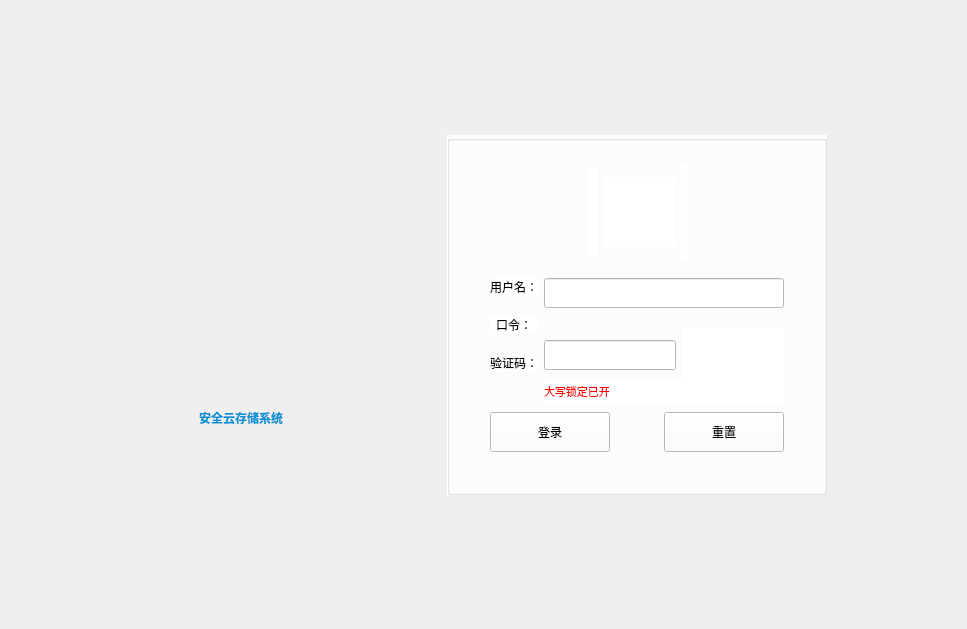
<?xml version="1.0" encoding="UTF-8"?>
<ui version="4.0">
 <class>LoginWidget</class>
 <widget class="QWidget" name="LoginWidget">
  <property name="geometry">
   <rect>
    <x>0</x>
    <y>0</y>
    <width>967</width>
    <height>629</height>
   </rect>
  </property>
  <property name="minimumSize">
   <size>
    <width>967</width>
    <height>629</height>
   </size>
  </property>
  <property name="windowTitle">
   <string>LoginWidget</string>
  </property>
  <property name="windowIcon">
   <iconset resource="../resource.qrc">
    <normaloff>:/pic/resource/img/manager.ico</normaloff>:/pic/resource/img/manager.ico</iconset>
  </property>
  <layout class="QHBoxLayout" name="horizontalLayout_9">
   <item>
    <layout class="QVBoxLayout" name="verticalLayout_9">
     <item>
      <spacer name="verticalSpacer_5">
       <property name="orientation">
        <enum>Qt::Vertical</enum>
       </property>
       <property name="sizeHint" stdset="0">
        <size>
         <width>20</width>
         <height>40</height>
        </size>
       </property>
      </spacer>
     </item>
     <item>
      <layout class="QHBoxLayout" name="horizontalLayout_8">
       <item>
        <spacer name="horizontalSpacer_7">
         <property name="orientation">
          <enum>Qt::Horizontal</enum>
         </property>
         <property name="sizeHint" stdset="0">
          <size>
           <width>40</width>
           <height>20</height>
          </size>
         </property>
        </spacer>
       </item>
       <item>
        <layout class="QHBoxLayout" name="horizontalLayout_7">
         <item>
          <layout class="QHBoxLayout" name="horizontalLayout_4">
           <item>
            <spacer name="horizontalSpacer_2">
             <property name="orientation">
              <enum>Qt::Horizontal</enum>
             </property>
             <property name="sizeHint" stdset="0">
              <size>
               <width>40</width>
               <height>20</height>
              </size>
             </property>
            </spacer>
           </item>
           <item>
            <layout class="QVBoxLayout" name="verticalLayout_7">
             <item>
              <spacer name="verticalSpacer">
               <property name="orientation">
                <enum>Qt::Vertical</enum>
               </property>
               <property name="sizeHint" stdset="0">
                <size>
                 <width>20</width>
                 <height>40</height>
                </size>
               </property>
              </spacer>
             </item>
             <item>
              <layout class="QVBoxLayout" name="verticalLayout_6">
               <item>
                <layout class="QHBoxLayout" name="horizontalLayout_5">
                 <item>
                  <widget class="QLabel" name="label_3">
                   <property name="minimumSize">
                    <size>
                     <width>200</width>
                     <height>200</height>
                    </size>
                   </property>
                   <property name="maximumSize">
                    <size>
                     <width>200</width>
                     <height>200</height>
                    </size>
                   </property>
                   <property name="layoutDirection">
                    <enum>Qt::LeftToRight</enum>
                   </property>
                   <property name="styleSheet">
                    <string notr="true"/>
                   </property>
                   <property name="text">
                    <string/>
                   </property>
                   <property name="pixmap">
                    <pixmap resource="../resource.qrc">:/pic/resource/img/login/logo.png</pixmap>
                   </property>
                   <property name="scaledContents">
                    <bool>true</bool>
                   </property>
                   <property name="alignment">
                    <set>Qt::AlignCenter</set>
                   </property>
                   <property name="openExternalLinks">
                    <bool>false</bool>
                   </property>
                  </widget>
                 </item>
                </layout>
               </item>
               <item>
                <widget class="QLabel" name="label_5">
                 <property name="styleSheet">
                  <string notr="true">
font: 60 36pt &quot;微软雅黑&quot;;</string>
                 </property>
                 <property name="text">
                  <string>&lt;html&gt;&lt;head/&gt;&lt;body&gt;&lt;p&gt;&lt;span style=&quot; font-weight:600; color:#0091d4;&quot;&gt;安全云存储系统&lt;/span&gt;&lt;/p&gt;&lt;/body&gt;&lt;/html&gt;</string>
                 </property>
                 <property name="alignment">
                  <set>Qt::AlignCenter</set>
                 </property>
                </widget>
               </item>
              </layout>
             </item>
             <item>
              <spacer name="verticalSpacer_2">
               <property name="orientation">
                <enum>Qt::Vertical</enum>
               </property>
               <property name="sizeHint" stdset="0">
                <size>
                 <width>20</width>
                 <height>40</height>
                </size>
               </property>
              </spacer>
             </item>
            </layout>
           </item>
           <item>
            <spacer name="horizontalSpacer_3">
             <property name="orientation">
              <enum>Qt::Horizontal</enum>
             </property>
             <property name="sizeHint" stdset="0">
              <size>
               <width>40</width>
               <height>20</height>
              </size>
             </property>
            </spacer>
           </item>
          </layout>
         </item>
         <item>
          <spacer name="horizontalSpacer_11">
           <property name="orientation">
            <enum>Qt::Horizontal</enum>
           </property>
           <property name="sizeHint" stdset="0">
            <size>
             <width>20</width>
             <height>20</height>
            </size>
           </property>
          </spacer>
         </item>
         <item>
          <layout class="QVBoxLayout" name="verticalLayout_8">
           <item>
            <spacer name="verticalSpacer_3">
             <property name="orientation">
              <enum>Qt::Vertical</enum>
             </property>
             <property name="sizeHint" stdset="0">
              <size>
               <width>20</width>
               <height>40</height>
              </size>
             </property>
            </spacer>
           </item>
           <item>
            <layout class="QHBoxLayout" name="horizontalLayout_6">
             <item>
              <spacer name="horizontalSpacer_4">
               <property name="orientation">
                <enum>Qt::Horizontal</enum>
               </property>
               <property name="sizeHint" stdset="0">
                <size>
                 <width>40</width>
                 <height>20</height>
                </size>
               </property>
              </spacer>
             </item>
             <item>
              <widget class="QGroupBox" name="groupbox_login">
               <property name="minimumSize">
                <size>
                 <width>380</width>
                 <height>360</height>
                </size>
               </property>
               <property name="styleSheet">
                <string notr="true">background-color: rgb(255, 255, 255);
font: 14pt &quot;楷体&quot;;
border-color: rgb(189, 189, 189);
selection-background-color: rgb(77, 77, 77);</string>
               </property>
               <property name="title">
                <string/>
               </property>
               <layout class="QVBoxLayout" name="verticalLayout_5">
                <property name="leftMargin">
                 <number>40</number>
                </property>
                <property name="topMargin">
                 <number>25</number>
                </property>
                <property name="rightMargin">
                 <number>40</number>
                </property>
                <property name="bottomMargin">
                 <number>40</number>
                </property>
                <item>
                 <layout class="QVBoxLayout" name="verticalLayout_4">
                  <property name="spacing">
                   <number>20</number>
                  </property>
                  <item>
                   <layout class="QHBoxLayout" name="horizontalLayout_3">
                    <item>
                     <spacer name="horizontalSpacer">
                      <property name="orientation">
                       <enum>Qt::Horizontal</enum>
                      </property>
                      <property name="sizeHint" stdset="0">
                       <size>
                        <width>40</width>
                        <height>20</height>
                       </size>
                      </property>
                     </spacer>
                    </item>
                    <item>
                     <widget class="QLabel" name="label_6">
                      <property name="minimumSize">
                       <size>
                        <width>10</width>
                        <height>0</height>
                       </size>
                      </property>
                      <property name="text">
                       <string/>
                      </property>
                     </widget>
                    </item>
                    <item>
                     <widget class="QLabel" name="head_label">
                      <property name="minimumSize">
                       <size>
                        <width>70</width>
                        <height>70</height>
                       </size>
                      </property>
                      <property name="maximumSize">
                       <size>
                        <width>70</width>
                        <height>70</height>
                       </size>
                      </property>
                      <property name="styleSheet">
                       <string notr="true">background-image: url(:/pic/resource/img/login/user.png);</string>
                      </property>
                      <property name="text">
                       <string/>
                      </property>
                     </widget>
                    </item>
                    <item>
                     <widget class="QLabel" name="label_userstyle">
                      <property name="text">
                       <string/>
                      </property>
                     </widget>
                    </item>
                    <item>
                     <spacer name="horizontalSpacer_5">
                      <property name="orientation">
                       <enum>Qt::Horizontal</enum>
                      </property>
                      <property name="sizeHint" stdset="0">
                       <size>
                        <width>40</width>
                        <height>20</height>
                       </size>
                      </property>
                     </spacer>
                    </item>
                   </layout>
                  </item>
                  <item>
                   <layout class="QVBoxLayout" name="verticalLayout_3">
                    <property name="spacing">
                     <number>0</number>
                    </property>
                    <item>
                     <layout class="QHBoxLayout" name="horizontalLayout">
                      <property name="spacing">
                       <number>6</number>
                      </property>
                      <item>
                       <layout class="QVBoxLayout" name="verticalLayout">
                        <property name="spacing">
                         <number>20</number>
                        </property>
                        <property name="bottomMargin">
                         <number>10</number>
                        </property>
                        <item>
                         <widget class="QLabel" name="label_4">
                          <property name="text">
                           <string>用户名：</string>
                          </property>
                         </widget>
                        </item>
                        <item>
                         <widget class="QLabel" name="label_2">
                          <property name="text">
                           <string>口令：</string>
                          </property>
                          <property name="alignment">
                           <set>Qt::AlignCenter</set>
                          </property>
                         </widget>
                        </item>
                        <item>
                         <widget class="QLabel" name="label_7">
                          <property name="text">
                           <string>验证码：</string>
                          </property>
                         </widget>
                        </item>
                       </layout>
                      </item>
                      <item>
                       <layout class="QVBoxLayout" name="verticalLayout_2">
                        <property name="spacing">
                         <number>20</number>
                        </property>
                        <item>
                         <widget class="QLineEdit" name="lineEdit_username">
                          <property name="enabled">
                           <bool>true</bool>
                          </property>
                          <property name="minimumSize">
                           <size>
                            <width>240</width>
                            <height>30</height>
                           </size>
                          </property>
                         </widget>
                        </item>
                        <item>
                         <layout class="QHBoxLayout" name="lineEdit_password_horizontalLayout"/>
                        </item>
                        <item>
                         <layout class="QHBoxLayout" name="horizontalLayout_11">
                          <property name="spacing">
                           <number>6</number>
                          </property>
                          <property name="topMargin">
                           <number>0</number>
                          </property>
                          <item>
                           <widget class="QLineEdit" name="authcode_lineedit">
                            <property name="enabled">
                             <bool>true</bool>
                            </property>
                            <property name="minimumSize">
                             <size>
                              <width>0</width>
                              <height>30</height>
                             </size>
                            </property>
                           </widget>
                          </item>
                          <item>
                           <widget class="QLabel" name="authcode_label">
                            <property name="minimumSize">
                             <size>
                              <width>102</width>
                              <height>50</height>
                             </size>
                            </property>
                            <property name="text">
                             <string/>
                            </property>
                           </widget>
                          </item>
                         </layout>
                        </item>
                       </layout>
                      </item>
                     </layout>
                    </item>
                    <item>
                     <layout class="QHBoxLayout" name="horizontalLayout_10">
                      <item>
                       <spacer name="horizontalSpacer_9">
                        <property name="orientation">
                         <enum>Qt::Horizontal</enum>
                        </property>
                        <property name="sizeHint" stdset="0">
                         <size>
                          <width>40</width>
                          <height>20</height>
                         </size>
                        </property>
                       </spacer>
                      </item>
                      <item>
                       <widget class="QLabel" name="label_Caps">
                        <property name="minimumSize">
                         <size>
                          <width>240</width>
                          <height>20</height>
                         </size>
                        </property>
                        <property name="text">
                         <string>&lt;html&gt;&lt;head/&gt;&lt;body&gt;&lt;p&gt;&lt;span style=&quot; font-size:8pt; color:#ff0000;&quot;&gt;大写锁定已开&lt;/span&gt;&lt;/p&gt;&lt;/body&gt;&lt;/html&gt;</string>
                        </property>
                       </widget>
                      </item>
                     </layout>
                    </item>
                    <item>
                     <layout class="QHBoxLayout" name="horizontalLayout_2">
                      <property name="topMargin">
                       <number>10</number>
                      </property>
                      <item>
                       <widget class="QPushButton" name="pushButton_Login">
                        <property name="minimumSize">
                         <size>
                          <width>120</width>
                          <height>40</height>
                         </size>
                        </property>
                        <property name="maximumSize">
                         <size>
                          <width>150</width>
                          <height>16777215</height>
                         </size>
                        </property>
                        <property name="text">
                         <string>登录</string>
                        </property>
                       </widget>
                      </item>
                      <item>
                       <spacer name="horizontalSpacer_10">
                        <property name="orientation">
                         <enum>Qt::Horizontal</enum>
                        </property>
                        <property name="sizeHint" stdset="0">
                         <size>
                          <width>40</width>
                          <height>20</height>
                         </size>
                        </property>
                       </spacer>
                      </item>
                      <item>
                       <widget class="QPushButton" name="pushButton">
                        <property name="minimumSize">
                         <size>
                          <width>120</width>
                          <height>40</height>
                         </size>
                        </property>
                        <property name="maximumSize">
                         <size>
                          <width>150</width>
                          <height>16777215</height>
                         </size>
                        </property>
                        <property name="text">
                         <string>重置</string>
                        </property>
                       </widget>
                      </item>
                     </layout>
                    </item>
                   </layout>
                  </item>
                 </layout>
                </item>
               </layout>
              </widget>
             </item>
             <item>
              <spacer name="horizontalSpacer_6">
               <property name="orientation">
                <enum>Qt::Horizontal</enum>
               </property>
               <property name="sizeHint" stdset="0">
                <size>
                 <width>40</width>
                 <height>20</height>
                </size>
               </property>
              </spacer>
             </item>
            </layout>
           </item>
           <item>
            <spacer name="verticalSpacer_4">
             <property name="orientation">
              <enum>Qt::Vertical</enum>
             </property>
             <property name="sizeHint" stdset="0">
              <size>
               <width>20</width>
               <height>40</height>
              </size>
             </property>
            </spacer>
           </item>
          </layout>
         </item>
        </layout>
       </item>
       <item>
        <spacer name="horizontalSpacer_8">
         <property name="orientation">
          <enum>Qt::Horizontal</enum>
         </property>
         <property name="sizeHint" stdset="0">
          <size>
           <width>40</width>
           <height>20</height>
          </size>
         </property>
        </spacer>
       </item>
      </layout>
     </item>
     <item>
      <spacer name="verticalSpacer_6">
       <property name="orientation">
        <enum>Qt::Vertical</enum>
       </property>
       <property name="sizeHint" stdset="0">
        <size>
         <width>20</width>
         <height>40</height>
        </size>
       </property>
      </spacer>
     </item>
    </layout>
   </item>
  </layout>
 </widget>
 <layoutdefault spacing="6" margin="11"/>
 <resources>
  <include location="../resource.qrc"/>
 </resources>
 <connections/>
</ui>
